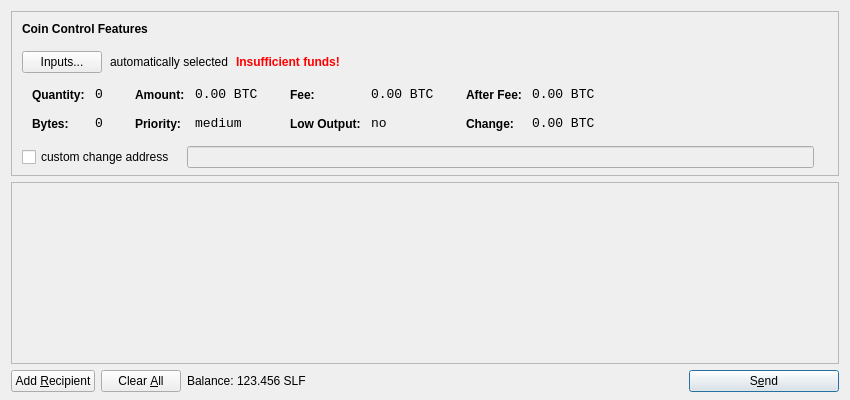
<?xml version="1.0" encoding="UTF-8"?>
<ui version="4.0">
 <class>SendCoinsDialog</class>
 <widget class="QDialog" name="SendCoinsDialog">
  <property name="geometry">
   <rect>
    <x>0</x>
    <y>0</y>
    <width>850</width>
    <height>400</height>
   </rect>
  </property>
  <property name="windowTitle">
   <string>Send Coins</string>
  </property>
  <layout class="QVBoxLayout" name="verticalLayout" stretch="0,1,0">
   <property name="bottomMargin">
    <number>8</number>
   </property>
   <item>
    <widget class="QFrame" name="frameCoinControl">
     <property name="sizePolicy">
      <sizepolicy hsizetype="Expanding" vsizetype="Expanding">
       <horstretch>0</horstretch>
       <verstretch>0</verstretch>
      </sizepolicy>
     </property>
     <property name="maximumSize">
      <size>
       <width>16777215</width>
       <height>16777215</height>
      </size>
     </property>
     <property name="frameShape">
      <enum>QFrame::StyledPanel</enum>
     </property>
     <property name="frameShadow">
      <enum>QFrame::Sunken</enum>
     </property>
     <layout class="QVBoxLayout" name="verticalLayoutCoinControl2">
      <property name="spacing">
       <number>-1</number>
      </property>
      <property name="leftMargin">
       <number>0</number>
      </property>
      <property name="topMargin">
       <number>0</number>
      </property>
      <property name="rightMargin">
       <number>0</number>
      </property>
      <property name="bottomMargin">
       <number>6</number>
      </property>
      <item>
       <layout class="QVBoxLayout" name="verticalLayoutCoinControl" stretch="0,0,0,0,1">
        <property name="spacing">
         <number>0</number>
        </property>
        <property name="leftMargin">
         <number>10</number>
        </property>
        <property name="topMargin">
         <number>10</number>
        </property>
        <item>
         <layout class="QHBoxLayout" name="horizontalLayoutCoinControl1">
          <property name="bottomMargin">
           <number>15</number>
          </property>
          <item>
           <widget class="QLabel" name="labelCoinControlFeatures">
            <property name="sizePolicy">
             <sizepolicy hsizetype="Preferred" vsizetype="Maximum">
              <horstretch>0</horstretch>
              <verstretch>0</verstretch>
             </sizepolicy>
            </property>
            <property name="font">
             <font>
              <weight>75</weight>
              <bold>true</bold>
             </font>
            </property>
            <property name="styleSheet">
             <string notr="true">font-weight:bold;</string>
            </property>
            <property name="text">
             <string>Coin Control Features</string>
            </property>
           </widget>
          </item>
         </layout>
        </item>
        <item>
         <layout class="QHBoxLayout" name="horizontalLayoutCoinControl2" stretch="0,0,0,0">
          <property name="spacing">
           <number>8</number>
          </property>
          <property name="bottomMargin">
           <number>10</number>
          </property>
          <item>
           <widget class="QPushButton" name="pushButtonCoinControl">
            <property name="styleSheet">
             <string notr="true"/>
            </property>
            <property name="text">
             <string>Inputs...</string>
            </property>
           </widget>
          </item>
          <item>
           <widget class="QLabel" name="labelCoinControlAutomaticallySelected">
            <property name="text">
             <string>automatically selected</string>
            </property>
            <property name="margin">
             <number>5</number>
            </property>
           </widget>
          </item>
          <item>
           <widget class="QLabel" name="labelCoinControlInsuffFunds">
            <property name="font">
             <font>
              <weight>75</weight>
              <bold>true</bold>
             </font>
            </property>
            <property name="styleSheet">
             <string notr="true">color:red;font-weight:bold;</string>
            </property>
            <property name="text">
             <string>Insufficient funds!</string>
            </property>
            <property name="margin">
             <number>5</number>
            </property>
           </widget>
          </item>
          <item>
           <spacer name="horizontalSpacerCoinControl">
            <property name="orientation">
             <enum>Qt::Horizontal</enum>
            </property>
            <property name="sizeHint" stdset="0">
             <size>
              <width>40</width>
              <height>1</height>
             </size>
            </property>
           </spacer>
          </item>
         </layout>
        </item>
        <item>
         <widget class="QWidget" name="widgetCoinControl" native="true">
          <property name="sizePolicy">
           <sizepolicy hsizetype="Preferred" vsizetype="Preferred">
            <horstretch>0</horstretch>
            <verstretch>0</verstretch>
           </sizepolicy>
          </property>
          <property name="minimumSize">
           <size>
            <width>0</width>
            <height>0</height>
           </size>
          </property>
          <property name="styleSheet">
           <string notr="true"/>
          </property>
          <layout class="QHBoxLayout" name="horizontalLayoutCoinControl5">
           <property name="margin">
            <number>0</number>
           </property>
           <item>
            <layout class="QHBoxLayout" name="horizontalLayoutCoinControl3" stretch="0,0,0,1">
             <property name="spacing">
              <number>20</number>
             </property>
             <property name="topMargin">
              <number>0</number>
             </property>
             <property name="bottomMargin">
              <number>10</number>
             </property>
             <item>
              <layout class="QFormLayout" name="formLayoutCoinControl1">
               <property name="horizontalSpacing">
                <number>10</number>
               </property>
               <property name="verticalSpacing">
                <number>14</number>
               </property>
               <property name="leftMargin">
                <number>10</number>
               </property>
               <property name="topMargin">
                <number>4</number>
               </property>
               <property name="rightMargin">
                <number>6</number>
               </property>
               <item row="0" column="0">
                <widget class="QLabel" name="labelCoinControlQuantityText">
                 <property name="styleSheet">
                  <string notr="true">font-weight:bold;</string>
                 </property>
                 <property name="text">
                  <string>Quantity:</string>
                 </property>
                 <property name="margin">
                  <number>0</number>
                 </property>
                </widget>
               </item>
               <item row="0" column="1">
                <widget class="QLabel" name="labelCoinControlQuantity">
                 <property name="font">
                  <font>
                   <family>Monospace</family>
                   <pointsize>10</pointsize>
                  </font>
                 </property>
                 <property name="cursor">
                  <cursorShape>IBeamCursor</cursorShape>
                 </property>
                 <property name="contextMenuPolicy">
                  <enum>Qt::ActionsContextMenu</enum>
                 </property>
                 <property name="text">
                  <string notr="true">0</string>
                 </property>
                 <property name="margin">
                  <number>0</number>
                 </property>
                 <property name="textInteractionFlags">
                  <set>Qt::LinksAccessibleByMouse|Qt::TextSelectableByKeyboard|Qt::TextSelectableByMouse</set>
                 </property>
                </widget>
               </item>
               <item row="1" column="0">
                <widget class="QLabel" name="labelCoinControlBytesText">
                 <property name="styleSheet">
                  <string notr="true">font-weight:bold;</string>
                 </property>
                 <property name="text">
                  <string>Bytes:</string>
                 </property>
                </widget>
               </item>
               <item row="1" column="1">
                <widget class="QLabel" name="labelCoinControlBytes">
                 <property name="font">
                  <font>
                   <family>Monospace</family>
                   <pointsize>10</pointsize>
                  </font>
                 </property>
                 <property name="cursor">
                  <cursorShape>IBeamCursor</cursorShape>
                 </property>
                 <property name="contextMenuPolicy">
                  <enum>Qt::ActionsContextMenu</enum>
                 </property>
                 <property name="text">
                  <string notr="true">0</string>
                 </property>
                 <property name="textInteractionFlags">
                  <set>Qt::LinksAccessibleByMouse|Qt::TextSelectableByKeyboard|Qt::TextSelectableByMouse</set>
                 </property>
                </widget>
               </item>
              </layout>
             </item>
             <item>
              <layout class="QFormLayout" name="formLayoutCoinControl2">
               <property name="horizontalSpacing">
                <number>10</number>
               </property>
               <property name="verticalSpacing">
                <number>14</number>
               </property>
               <property name="leftMargin">
                <number>6</number>
               </property>
               <property name="topMargin">
                <number>4</number>
               </property>
               <property name="rightMargin">
                <number>6</number>
               </property>
               <item row="0" column="0">
                <widget class="QLabel" name="labelCoinControlAmountText">
                 <property name="styleSheet">
                  <string notr="true">font-weight:bold;</string>
                 </property>
                 <property name="text">
                  <string>Amount:</string>
                 </property>
                 <property name="margin">
                  <number>0</number>
                 </property>
                </widget>
               </item>
               <item row="0" column="1">
                <widget class="QLabel" name="labelCoinControlAmount">
                 <property name="font">
                  <font>
                   <family>Monospace</family>
                   <pointsize>10</pointsize>
                  </font>
                 </property>
                 <property name="cursor">
                  <cursorShape>IBeamCursor</cursorShape>
                 </property>
                 <property name="contextMenuPolicy">
                  <enum>Qt::ActionsContextMenu</enum>
                 </property>
                 <property name="text">
                  <string notr="true">0.00 BTC</string>
                 </property>
                 <property name="textInteractionFlags">
                  <set>Qt::LinksAccessibleByMouse|Qt::TextSelectableByKeyboard|Qt::TextSelectableByMouse</set>
                 </property>
                </widget>
               </item>
               <item row="1" column="0">
                <widget class="QLabel" name="labelCoinControlPriorityText">
                 <property name="styleSheet">
                  <string notr="true">font-weight:bold;</string>
                 </property>
                 <property name="text">
                  <string>Priority:</string>
                 </property>
                </widget>
               </item>
               <item row="1" column="1">
                <widget class="QLabel" name="labelCoinControlPriority">
                 <property name="font">
                  <font>
                   <family>Monospace</family>
                   <pointsize>10</pointsize>
                  </font>
                 </property>
                 <property name="cursor">
                  <cursorShape>IBeamCursor</cursorShape>
                 </property>
                 <property name="contextMenuPolicy">
                  <enum>Qt::ActionsContextMenu</enum>
                 </property>
                 <property name="text">
                  <string>medium</string>
                 </property>
                 <property name="textInteractionFlags">
                  <set>Qt::LinksAccessibleByMouse|Qt::TextSelectableByKeyboard|Qt::TextSelectableByMouse</set>
                 </property>
                </widget>
               </item>
              </layout>
             </item>
             <item>
              <layout class="QFormLayout" name="formLayoutCoinControl3">
               <property name="horizontalSpacing">
                <number>10</number>
               </property>
               <property name="verticalSpacing">
                <number>14</number>
               </property>
               <property name="leftMargin">
                <number>6</number>
               </property>
               <property name="topMargin">
                <number>4</number>
               </property>
               <property name="rightMargin">
                <number>6</number>
               </property>
               <item row="0" column="0">
                <widget class="QLabel" name="labelCoinControlFeeText">
                 <property name="styleSheet">
                  <string notr="true">font-weight:bold;</string>
                 </property>
                 <property name="text">
                  <string>Fee:</string>
                 </property>
                 <property name="margin">
                  <number>0</number>
                 </property>
                </widget>
               </item>
               <item row="0" column="1">
                <widget class="QLabel" name="labelCoinControlFee">
                 <property name="font">
                  <font>
                   <family>Monospace</family>
                   <pointsize>10</pointsize>
                  </font>
                 </property>
                 <property name="cursor">
                  <cursorShape>IBeamCursor</cursorShape>
                 </property>
                 <property name="contextMenuPolicy">
                  <enum>Qt::ActionsContextMenu</enum>
                 </property>
                 <property name="text">
                  <string notr="true">0.00 BTC</string>
                 </property>
                 <property name="textInteractionFlags">
                  <set>Qt::LinksAccessibleByMouse|Qt::TextSelectableByKeyboard|Qt::TextSelectableByMouse</set>
                 </property>
                </widget>
               </item>
               <item row="1" column="0">
                <widget class="QLabel" name="labelCoinControlLowOutputText">
                 <property name="styleSheet">
                  <string notr="true">font-weight:bold;</string>
                 </property>
                 <property name="text">
                  <string>Low Output:</string>
                 </property>
                </widget>
               </item>
               <item row="1" column="1">
                <widget class="QLabel" name="labelCoinControlLowOutput">
                 <property name="font">
                  <font>
                   <family>Monospace</family>
                   <pointsize>10</pointsize>
                  </font>
                 </property>
                 <property name="cursor">
                  <cursorShape>IBeamCursor</cursorShape>
                 </property>
                 <property name="contextMenuPolicy">
                  <enum>Qt::ActionsContextMenu</enum>
                 </property>
                 <property name="text">
                  <string>no</string>
                 </property>
                 <property name="textInteractionFlags">
                  <set>Qt::LinksAccessibleByMouse|Qt::TextSelectableByKeyboard|Qt::TextSelectableByMouse</set>
                 </property>
                </widget>
               </item>
              </layout>
             </item>
             <item>
              <layout class="QFormLayout" name="formLayoutCoinControl4">
               <property name="horizontalSpacing">
                <number>10</number>
               </property>
               <property name="verticalSpacing">
                <number>14</number>
               </property>
               <property name="leftMargin">
                <number>6</number>
               </property>
               <property name="topMargin">
                <number>4</number>
               </property>
               <property name="rightMargin">
                <number>6</number>
               </property>
               <item row="0" column="0">
                <widget class="QLabel" name="labelCoinControlAfterFeeText">
                 <property name="styleSheet">
                  <string notr="true">font-weight:bold;</string>
                 </property>
                 <property name="text">
                  <string>After Fee:</string>
                 </property>
                 <property name="margin">
                  <number>0</number>
                 </property>
                </widget>
               </item>
               <item row="0" column="1">
                <widget class="QLabel" name="labelCoinControlAfterFee">
                 <property name="font">
                  <font>
                   <family>Monospace</family>
                   <pointsize>10</pointsize>
                  </font>
                 </property>
                 <property name="cursor">
                  <cursorShape>IBeamCursor</cursorShape>
                 </property>
                 <property name="contextMenuPolicy">
                  <enum>Qt::ActionsContextMenu</enum>
                 </property>
                 <property name="text">
                  <string notr="true">0.00 BTC</string>
                 </property>
                 <property name="textInteractionFlags">
                  <set>Qt::LinksAccessibleByMouse|Qt::TextSelectableByKeyboard|Qt::TextSelectableByMouse</set>
                 </property>
                </widget>
               </item>
               <item row="1" column="0">
                <widget class="QLabel" name="labelCoinControlChangeText">
                 <property name="styleSheet">
                  <string notr="true">font-weight:bold;</string>
                 </property>
                 <property name="text">
                  <string>Change:</string>
                 </property>
                </widget>
               </item>
               <item row="1" column="1">
                <widget class="QLabel" name="labelCoinControlChange">
                 <property name="font">
                  <font>
                   <family>Monospace</family>
                   <pointsize>10</pointsize>
                  </font>
                 </property>
                 <property name="cursor">
                  <cursorShape>IBeamCursor</cursorShape>
                 </property>
                 <property name="contextMenuPolicy">
                  <enum>Qt::ActionsContextMenu</enum>
                 </property>
                 <property name="text">
                  <string notr="true">0.00 BTC</string>
                 </property>
                 <property name="textInteractionFlags">
                  <set>Qt::LinksAccessibleByMouse|Qt::TextSelectableByKeyboard|Qt::TextSelectableByMouse</set>
                 </property>
                </widget>
               </item>
              </layout>
             </item>
            </layout>
           </item>
          </layout>
         </widget>
        </item>
        <item>
         <layout class="QHBoxLayout" name="horizontalLayoutCoinControl4" stretch="0,0,0">
          <property name="spacing">
           <number>12</number>
          </property>
          <property name="sizeConstraint">
           <enum>QLayout::SetDefaultConstraint</enum>
          </property>
          <property name="topMargin">
           <number>5</number>
          </property>
          <property name="rightMargin">
           <number>5</number>
          </property>
          <item>
           <widget class="QCheckBox" name="checkBoxCoinControlChange">
            <property name="text">
             <string>custom change address</string>
            </property>
           </widget>
          </item>
          <item>
           <widget class="QLineEdit" name="lineEditCoinControlChange">
            <property name="enabled">
             <bool>false</bool>
            </property>
            <property name="sizePolicy">
             <sizepolicy hsizetype="Expanding" vsizetype="Fixed">
              <horstretch>0</horstretch>
              <verstretch>0</verstretch>
             </sizepolicy>
            </property>
           </widget>
          </item>
          <item>
           <widget class="QLabel" name="labelCoinControlChangeLabel">
            <property name="sizePolicy">
             <sizepolicy hsizetype="Preferred" vsizetype="Expanding">
              <horstretch>0</horstretch>
              <verstretch>0</verstretch>
             </sizepolicy>
            </property>
            <property name="minimumSize">
             <size>
              <width>0</width>
              <height>0</height>
             </size>
            </property>
            <property name="text">
             <string/>
            </property>
            <property name="margin">
             <number>3</number>
            </property>
           </widget>
          </item>
         </layout>
        </item>
        <item>
         <spacer name="verticalSpacerCoinControl">
          <property name="orientation">
           <enum>Qt::Vertical</enum>
          </property>
          <property name="sizeHint" stdset="0">
           <size>
            <width>800</width>
            <height>1</height>
           </size>
          </property>
         </spacer>
        </item>
       </layout>
      </item>
     </layout>
    </widget>
   </item>
   <item>
    <widget class="QScrollArea" name="scrollArea">
     <property name="widgetResizable">
      <bool>true</bool>
     </property>
     <widget class="QWidget" name="scrollAreaWidgetContents">
      <property name="geometry">
       <rect>
        <x>0</x>
        <y>0</y>
        <width>830</width>
        <height>165</height>
       </rect>
      </property>
      <layout class="QVBoxLayout" name="verticalLayout_2">
       <property name="margin">
        <number>0</number>
       </property>
       <item>
        <layout class="QVBoxLayout" name="entries">
         <property name="spacing">
          <number>6</number>
         </property>
        </layout>
       </item>
       <item>
        <spacer name="verticalSpacer">
         <property name="orientation">
          <enum>Qt::Vertical</enum>
         </property>
         <property name="sizeHint" stdset="0">
          <size>
           <width>20</width>
           <height>40</height>
          </size>
         </property>
        </spacer>
       </item>
      </layout>
     </widget>
    </widget>
   </item>
   <item>
    <layout class="QHBoxLayout" name="horizontalLayout">
     <item>
      <widget class="QPushButton" name="addButton">
       <property name="toolTip">
        <string>Send to multiple recipients at once</string>
       </property>
       <property name="text">
        <string>Add &amp;Recipient</string>
       </property>
       <property name="icon">
        <iconset resource="../bitcoin.qrc">
         <normaloff>:/icons/add</normaloff>:/icons/add</iconset>
       </property>
       <property name="autoDefault">
        <bool>false</bool>
       </property>
      </widget>
     </item>
     <item>
      <widget class="QPushButton" name="clearButton">
       <property name="sizePolicy">
        <sizepolicy hsizetype="Minimum" vsizetype="Fixed">
         <horstretch>0</horstretch>
         <verstretch>0</verstretch>
        </sizepolicy>
       </property>
       <property name="toolTip">
        <string>Remove all transaction fields</string>
       </property>
       <property name="text">
        <string>Clear &amp;All</string>
       </property>
       <property name="icon">
        <iconset resource="../bitcoin.qrc">
         <normaloff>:/icons/remove</normaloff>:/icons/remove</iconset>
       </property>
       <property name="autoRepeatDelay">
        <number>300</number>
       </property>
       <property name="autoDefault">
        <bool>false</bool>
       </property>
      </widget>
     </item>
     <item>
      <layout class="QHBoxLayout" name="horizontalLayout_2">
       <property name="spacing">
        <number>3</number>
       </property>
       <item>
        <widget class="QLabel" name="label">
         <property name="text">
          <string>Balance:</string>
         </property>
        </widget>
       </item>
       <item>
        <widget class="QLabel" name="labelBalance">
         <property name="cursor">
          <cursorShape>IBeamCursor</cursorShape>
         </property>
         <property name="text">
          <string>123.456 SLF</string>
         </property>
         <property name="textInteractionFlags">
          <set>Qt::LinksAccessibleByMouse|Qt::TextSelectableByKeyboard|Qt::TextSelectableByMouse</set>
         </property>
        </widget>
       </item>
      </layout>
     </item>
     <item>
      <spacer name="horizontalSpacer">
       <property name="orientation">
        <enum>Qt::Horizontal</enum>
       </property>
       <property name="sizeHint" stdset="0">
        <size>
         <width>40</width>
         <height>20</height>
        </size>
       </property>
      </spacer>
     </item>
     <item>
      <widget class="QPushButton" name="sendButton">
       <property name="minimumSize">
        <size>
         <width>150</width>
         <height>0</height>
        </size>
       </property>
       <property name="toolTip">
        <string>Confirm the send action</string>
       </property>
       <property name="text">
        <string>S&amp;end</string>
       </property>
       <property name="icon">
        <iconset resource="../bitcoin.qrc">
         <normaloff>:/icons/send</normaloff>:/icons/send</iconset>
       </property>
       <property name="default">
        <bool>true</bool>
       </property>
      </widget>
     </item>
    </layout>
   </item>
  </layout>
 </widget>
 <resources>
  <include location="../bitcoin.qrc"/>
 </resources>
 <connections/>
</ui>
